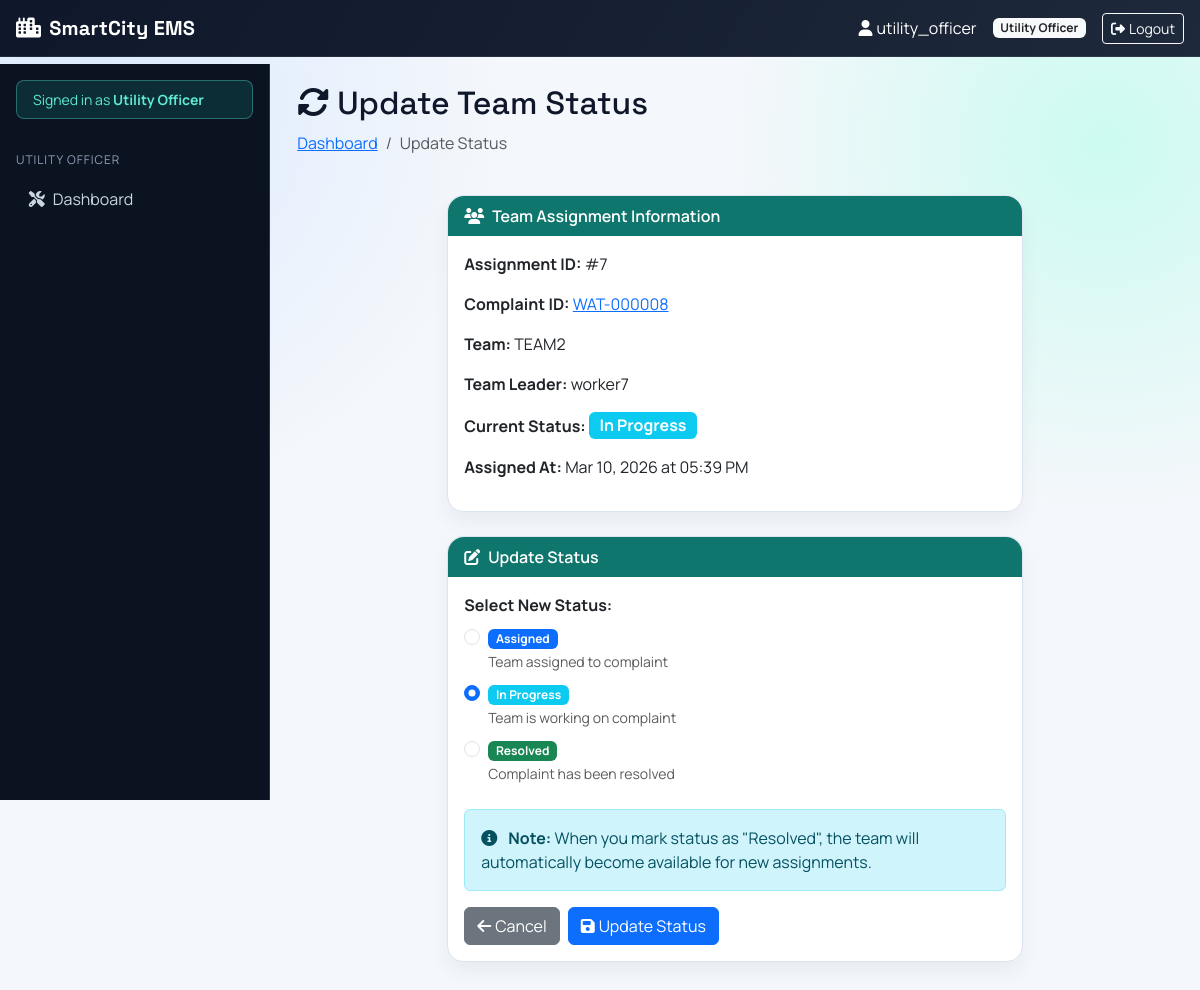
Page /utilities/update-team-status/7/ (signed in) on the committed database.
### accounts/models.py (models this page shows, shortened)
class User(AbstractUser):
    ROLE_CHOICES = [
        ('citizen', 'Citizen'),
        ('government_authority', 'Government Authority'),
        ('emergency_operator', 'Emergency Operator'),
        ('utility_officer', 'Utility Officer'),
        ('team_admin', 'Team Administrator'),
        ('worker', 'Worker'),
    ]
    role = models.CharField(max_length=50, choices=ROLE_CHOICES, default='citizen')
    phone_number = models.CharField(max_length=15, blank=True)
    address = models.TextField(blank=True)

### utilities/models.py (models this page shows, shortened)
class UtilityTeamAssignment(models.Model):
    complaint = models.ForeignKey('Complaint', on_delete=models.CASCADE, related_name='team_assignments')
    team = models.ForeignKey('UtilityTeam', on_delete=models.PROTECT)
    assigned_by = models.ForeignKey('accounts.User', on_delete=models.PROTECT, related_name='utility_assignments_made')
    assigned_at = models.DateTimeField(auto_now_add=True)
    status = models.CharField(max_length=20, choices=[
        ('assigned', 'Assigned'),
        ('in_progress', 'In Progress'),
        ('resolved', 'Resolved'),
    ], default='assigned')

class Complaint(models.Model):
    citizen = models.ForeignKey(
        User,
        on_delete=models.CASCADE,
        related_name='complaints'
    )
    STATUS_CHOICES = [
        ('pending', 'Pending'),
        ('assigned', 'Assigned'),
        ('in_progress', 'In Progress'),
        ('resolved', 'Resolved'),
        ('escalated', 'Escalated'),
        ('rejected', 'Rejected'),
    ]
    PRIORITY_CHOICES = [
        ('high', 'High'),
        ('medium', 'Medium'),
        ('low', 'Low'),
    ]
    citizen = models.ForeignKey(User, on_delete=models.CASCADE, related_name='complaints')
    utility_type = models.ForeignKey(UtilityType, on_delete=models.PROTECT)
    complaint_id = models.CharField(max_length=20, unique=True, editable=False)
    title = models.CharField(max_length=200)
    description = models.TextField()
    priority = models.CharField(max_length=20, choices=PRIORITY_CHOICES, default='medium')
    status = models.CharField(max_length=20, choices=STATUS_CHOICES, default='pending')
    location_lat = models.DecimalField(max_digits=9, decimal_places=6, null=True, blank=True)
    location_lng = models.DecimalField(max_digits=9, decimal_places=6, null=True, blank=True)
    address = models.TextField()
    landmark = models.CharField(max_length=200, blank=True)
    assigned_officer = models.ForeignKey(
        User,
        on_delete=models.SET_NULL,
        null=True,
        blank=True,
        related_name='assigned_complaints',
        limit_choices_to={'role': 'utility_officer'}
    )
    created_at = models.DateTimeField(auto_now_add=True)
    updated_at = models.DateTimeField(auto_now=True)
    assigned_at = models.DateTimeField(null=True, blank=True)
    resolved_at = models.DateTimeField(null=True, blank=True)
    escalated_at = models.DateTimeField(null=True, blank=True)
    resolution_notes = models.TextField(blank=True)
    satisfaction_rating = models.IntegerField(
        null=True,
        blank=True,
        choices=[(i, i) for i in range(1, 6)],
        help_text="Rate 1-5 after resolution"
    )

class UtilityTeam(models.Model):
    TEAM_TYPE_CHOICES = [
        ('water', 'Water Supply Response'),
        ('electricity', 'Electricity Response'),
        ('road_maintenance', 'Road Maintenance'),
        ('garbage', 'Garbage Management'),
        ('public_works', 'Public Works'),
        ('special_operations', 'Special Operations'),
    ]
    name = models.CharField(max_length=100)
    team_type = models.CharField(max_length=50, choices=TEAM_TYPE_CHOICES, default='water')
    team_size = models.IntegerField(default=0)
    workers = models.ManyToManyField(
        'accounts.User',
        limit_choices_to={'role': 'worker'},
        related_name='utility_teams'
    )
    vehicles = models.ManyToManyField(
        'emergency.EmergencyVehicle',  # Reuse emergency vehicles for utility teams
        related_name='utility_teams',
        blank=True
    )
    equipment = models.TextField(blank=True)
    team_leader = models.ForeignKey(
        'accounts.User',
        on_delete=models.SET_NULL,
        null=True,
        related_name='led_utility_teams',
        limit_choices_to={'role': 'worker'},
        blank=True
    )
    is_available = models.BooleanField(default=True)
    created_at = models.DateTimeField(auto_now_add=True)
    class Meta:
        ordering = ['name']

### utilities/views.py (the view, shortened to what this page needs)
# urls.py: path('update-team-status/<int:assignment_id>/', views.update_team_assignment_status, name='update_team_assignment_status'),
@login_required
def update_team_assignment_status(request, assignment_id):
    if request.user.role != 'utility_officer':
        messages.error(request, 'Access denied.')
        return redirect('dashboard:dashboard')
    assignment = get_object_or_404(UtilityTeamAssignment.objects.select_related('complaint', 'team'), id=assignment_id)
    valid_statuses = {choice[0] for choice in UtilityTeamAssignment._meta.get_field('status').choices}
    return render(
        request,
        'utilities/update_team_assignment_status.html',
        {
            'assignment': assignment,
        },
    )

### templates/utilities/update_team_assignment_status.html (shortened to what this page needs)
{% extends 'dashboard/base_dashboard.html' %}
{% block dashboard_content %}
<div class="row mb-4">
    <div class="col-12">
        <h2><i class="fas fa-sync-alt me-2"></i>Update Team Status</h2>
        <nav aria-label="breadcrumb">
            <ol class="breadcrumb">
                <li class="breadcrumb-item"><a href="{% url 'utilities:officer_dashboard' %}">Dashboard</a></li>
                <li class="breadcrumb-item active" aria-current="page">Update Status</li>
            </ol>
        </nav>
    </div>
</div>
<div class="row justify-content-center">
    <div class="col-lg-8 mb-4">
        <div class="card">
            <div class="card-header bg-info text-white">
                <i class="fas fa-users me-2"></i>Team Assignment Information
            </div>
            <div class="card-body">
                <div class="mb-3">
                    <strong>Assignment ID:</strong> #{{ assignment.id }}
                </div>
                <div class="mb-3">
                    <strong>Complaint ID:</strong>
                    <a href="{% url 'utilities:detail' assignment.complaint.complaint_id %}">
                        {{ assignment.complaint.complaint_id }}
                    </a>
                </div>
                <div class="mb-3">
                    <strong>Team:</strong> {{ assignment.team.name }}
                </div>
                <div class="mb-3">
                    <strong>Team Leader:</strong>
                    {% if assignment.team.team_leader %}
                        {{ assignment.team.team_leader.username }}
                    {% else %}
                        <span class="text-muted">Not assigned</span>
                    {% endif %}
                </div>
                <div class="mb-3">
                    <strong>Current Status:</strong>
                    {% if assignment.status == 'assigned' %}
                    <span class="badge bg-primary fs-6">Assigned</span>
                    {% elif assignment.status == 'in_progress' %}
                    <span class="badge bg-info fs-6">In Progress</span>
                    {% else %}
                    <span class="badge bg-success fs-6">Resolved</span>
                    {% endif %}
                </div>
                <div class="mb-3">
                    <strong>Assigned At:</strong> {{ assignment.assigned_at|date:"M d, Y" }}
                    at {{ assignment.assigned_at|time:"h:i A" }}
                </div>
            </div>
        </div>
        <div class="card mt-4">
            <div class="card-header">
                <i class="fas fa-edit me-2"></i>Update Status
            </div>
            <div class="card-body">
                <form method="post">
                    <div class="mb-4">
                        <label class="form-label"><strong>Select New Status:</strong></label>
                        <div class="form-check mb-2">
                            <input class="form-check-input" type="radio" name="status" id="status_assigned"
                                   value="assigned" {% if assignment.status == 'assigned' %}checked{% endif %}>
                            <label class="form-check-label" for="status_assigned">
                                <span class="badge bg-primary">Assigned</span>
                                <br><small class="text-muted">Team assigned to complaint</small>
                            </label>
                        </div>
                        <div class="form-check mb-2">
                            <input class="form-check-input" type="radio" name="status" id="status_in_progress"
                                   value="in_progress" {% if assignment.status == 'in_progress' %}checked{% endif %}>
                            <label class="form-check-label" for="status_in_progress">
                                <span class="badge bg-info">In Progress</span>
                                <br><small class="text-muted">Team is working on complaint</small>
                            </label>
                        </div>
                        <div class="form-check">
                            <input class="form-check-input" type="radio" name="status" id="status_resolved"
                                   value="resolved" {% if assignment.status == 'resolved' %}checked{% endif %}>
                            <label class="form-check-label" for="status_resolved">
                                <span class="badge bg-success">Resolved</span>
                                <br><small class="text-muted">Complaint has been resolved</small>
                            </label>
                        </div>
                    </div>
                    <div class="alert alert-info">
                        <i class="fas fa-info-circle me-2"></i>
                        <strong>Note:</strong> When you mark status as "Resolved", the team will automatically become available for new assignments.
                    </div>
                    <div class="d-flex gap-2">
                        <a href="{% url 'utilities:officer_dashboard' %}" class="btn btn-secondary">
                            <i class="fas fa-arrow-left me-1"></i>Cancel
                        </a>
                        <button type="submit" class="btn btn-primary">
                            <i class="fas fa-save me-1"></i>Update Status
                        </button>
                    </div>
                </form>
            </div>
        </div>
    </div>
</div>
{% endblock %}

### templates/dashboard/base_dashboard.html (shortened to what this page needs)
<!doctype html>
<html lang="en">
  <head>
    <link href="https://cdn.jsdelivr.net/npm/bootstrap@5.3.0/dist/css/bootstrap.min.css" rel="stylesheet" />
    <link rel="stylesheet" href="https://cdnjs.cloudflare.com/ajax/libs/font-awesome/6.4.0/css/all.min.css" />
  </head>
  <body>
    <nav class="navbar navbar-dark topbar px-3">
      <div class="container-fluid px-0">
        <div class="d-flex align-items-center gap-2">
          <a class="navbar-brand d-flex align-items-center gap-2" href="{% url 'dashboard:dashboard' %}">
            <i class="fas fa-city"></i>
            <span>SmartCity EMS</span>
          </a>
        </div>
        <div class="d-flex align-items-center gap-2 gap-md-3 text-white">
          <span class="d-none d-sm-inline">
            <i class="fas fa-user me-1"></i>{{ user.username }}
          </span>
          <span class="badge bg-light text-dark">{{ user.get_role_display }}</span>
          <a href="{% url 'accounts:logout' %}" class="btn btn-sm btn-outline-light">
            <i class="fas fa-sign-out-alt me-1"></i>Logout
          </a>
        </div>
      </div>
    </nav>
    <div class="app-frame">
      <aside
        class="offcanvas-md offcanvas-start sidebar-shell"
        tabindex="-1"
        id="sidebarNav"
        aria-labelledby="sidebarNavLabel"
      >
        <div class="offcanvas-body px-3 py-3">
          <div class="role-chip rounded-3 px-3 py-2 mb-3 small">
            Signed in as <strong>{{ user.get_role_display }}</strong>
          </div>
          <ul class="nav flex-column">
            {% if user.role == 'citizen' %}
            <li class="nav-section">Citizen</li>
            <li class="nav-item">
              <a class="nav-link {% if '/dashboard/citizen/' in request.path %}active{% endif %}" href="{% url 'dashboard:citizen' %}">
                <i class="fas fa-house me-2"></i>Dashboard
              </a>
            </li>
            <li class="nav-item">
              <a class="nav-link {% if '/emergency/report/' in request.path %}active{% endif %}" href="{% url 'emergency:report_emergency' %}">
                <i class="fas fa-triangle-exclamation me-2"></i>Report Emergency
              </a>
            </li>
            <li class="nav-item">
              <a class="nav-link {% if '/utilities/submit/' in request.path %}active{% endif %}" href="{% url 'utilities:submit_complaint' %}">
                <i class="fas fa-screwdriver-wrench me-2"></i>Report Utility Issue
              </a>
            </li>
            <li class="nav-item">
              <a class="nav-link {% if '/emergency/my-requests/' in request.path %}active{% endif %}" href="{% url 'emergency:my_requests' %}">
                <i class="fas fa-ambulance me-2"></i>My Emergencies
              </a>
            </li>
            <li class="nav-item">
              <a class="nav-link {% if '/utilities/my-complaints/' in request.path %}active{% endif %}" href="{% url 'utilities:my_complaints' %}">
                <i class="fas fa-list-check me-2"></i>My Complaints
              </a>
            </li>
            {% elif user.role == 'utility_officer' %}
            <li class="nav-section">Utility Officer</li>
            <li class="nav-item">
              <a class="nav-link {% if '/utilities/officer/' in request.path %}active{% endif %}" href="{% url 'utilities:officer_dashboard' %}">
                <i class="fas fa-screwdriver-wrench me-2"></i>Dashboard
              </a>
            </li>
            {% endif %}
          </ul>
        </div>
      </aside>
      <main class="main-shell">
        {% block dashboard_content %}{% endblock %}
      </main>
    </div>
  </body>
</html>

### templates/dashboard/base_dashboard.html (style rules this page uses)
:root { --bg: #f4f7fb; --ink: #0f172a; --surface: #ffffff; --border: #dce4ef; --radius: 16px; }
body { margin: 0; background: radial-gradient(circle at 8% 10%, #dbeafe 0, transparent 28%), radial-gradient(circle at 92% 14%, #ccfbf1 0, transparent 26%), var(--bg); color: var(--ink); font-family: 'Manrope', sans-serif; }
h1, h2, h3, h4, h5, h6, .navbar-brand, .stat-number { font-family: 'Space Grotesk', sans-serif; }
.topbar { background: linear-gradient(120deg, #0f172a, #1e293b); border-bottom: 1px solid rgba(255, 255, 255, 0.08); }
.topbar .navbar-brand { font-weight: 700; letter-spacing: 0.2px; }
.app-frame { display: flex; min-height: calc(100vh - 64px); }
.sidebar-shell { --bs-offcanvas-width: 270px; background-color: #0b1220; color: #cbd5e1; }
.sidebar-shell.offcanvas-start, .sidebar-shell.offcanvas-md { background-color: #0b1220 !important; }
.sidebar-shell .offcanvas-body { display: block; }
.sidebar-shell .role-chip { background: rgba(20, 184, 166, 0.16); color: #5eead4; border: 1px solid rgba(94, 234, 212, 0.35); }
.sidebar-shell .nav-link { color: #cbd5e1; border-radius: 10px; margin-bottom: 0.35rem; padding: 0.62rem 0.8rem; transition: all 0.2s ease; }
.sidebar-shell .nav-section { color: #8fa0b8; text-transform: uppercase; letter-spacing: 0.08em; font-size: 0.75rem; margin: 1rem 0 0.5rem; }
.main-shell { flex: 1; padding: 1.35rem; }
.card { border: 1px solid var(--border); border-radius: var(--radius); box-shadow: 0 10px 20px rgba(15, 23, 42, 0.05); }
.card-header { background: linear-gradient(120deg, #0f766e, #0f766e); color: #fff; border-radius: var(--radius) var(--radius) 0 0 !important; border-bottom: 0; font-weight: 600; }
@media (min-width: 768px) { .sidebar-shell { position: sticky; top: 64px; width: 270px; min-width: 270px; height: calc(100vh - 64px); border-right: 1px solid rgba(203, 213, 225, 0.18); } }
@media (min-width: 768px) { .main-shell { padding: 1.7rem; } }

### rows in the picture
User: username "utility_officer", role "Utility Officer"
UtilityTeamAssignment: id "7", complaint.complaint_id "WAT-000008", team.name "TEAM2", team.team_leader.username "worker7", assigned_at "Mar 10, 2026", assigned_at "05:39 PM", status "☐ Assigned Team assigned to comp", status "☑ In Progress Team is working on", status "☐ Resolved Complaint has been re"
